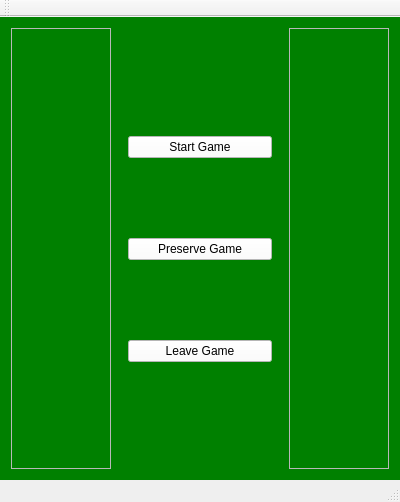
<?xml version="1.0" encoding="UTF-8"?>
<ui version="4.0">
 <class>QtGameClass</class>
 <widget class="QMainWindow" name="QtGameClass">
  <property name="geometry">
   <rect>
    <x>0</x>
    <y>0</y>
    <width>400</width>
    <height>502</height>
   </rect>
  </property>
  <property name="maximumSize">
   <size>
    <width>400</width>
    <height>16777215</height>
   </size>
  </property>
  <property name="windowTitle">
   <string>QtGameMainWindow</string>
  </property>
  <widget class="QWidget" name="centralWidget">
   <property name="styleSheet">
    <string notr="true">QWidget#centralWidget{background:green}</string>
   </property>
   <layout class="QVBoxLayout" name="verticalLayout">
    <property name="spacing">
     <number>0</number>
    </property>
    <property name="leftMargin">
     <number>0</number>
    </property>
    <property name="topMargin">
     <number>0</number>
    </property>
    <property name="rightMargin">
     <number>0</number>
    </property>
    <property name="bottomMargin">
     <number>0</number>
    </property>
    <item>
     <widget class="QWidget" name="widget" native="true">
      <layout class="QHBoxLayout" name="horizontalLayout">
       <item>
        <widget class="QFrame" name="frame">
         <property name="maximumSize">
          <size>
           <width>100</width>
           <height>16777215</height>
          </size>
         </property>
         <property name="frameShape">
          <enum>QFrame::StyledPanel</enum>
         </property>
         <property name="frameShadow">
          <enum>QFrame::Raised</enum>
         </property>
        </widget>
       </item>
       <item>
        <widget class="QWidget" name="widget_2" native="true">
         <property name="maximumSize">
          <size>
           <width>200</width>
           <height>16777215</height>
          </size>
         </property>
         <layout class="QVBoxLayout" name="verticalLayout_2">
          <item>
           <spacer name="verticalSpacer_3">
            <property name="orientation">
             <enum>Qt::Vertical</enum>
            </property>
            <property name="sizeHint" stdset="0">
             <size>
              <width>20</width>
              <height>74</height>
             </size>
            </property>
           </spacer>
          </item>
          <item>
           <widget class="MyButton" name="pushButton">
            <property name="styleSheet">
             <string notr="true">QWidget#pushButton{background:white}</string>
            </property>
            <property name="text">
             <string>Start Game</string>
            </property>
           </widget>
          </item>
          <item>
           <spacer name="verticalSpacer">
            <property name="orientation">
             <enum>Qt::Vertical</enum>
            </property>
            <property name="sizeType">
             <enum>QSizePolicy::Minimum</enum>
            </property>
            <property name="sizeHint" stdset="0">
             <size>
              <width>23</width>
              <height>74</height>
             </size>
            </property>
           </spacer>
          </item>
          <item>
           <widget class="MyButton" name="pushButton_2">
            <property name="styleSheet">
             <string notr="true">QWidget#pushButton_2{background:white}</string>
            </property>
            <property name="text">
             <string>Preserve Game</string>
            </property>
           </widget>
          </item>
          <item>
           <spacer name="verticalSpacer_2">
            <property name="orientation">
             <enum>Qt::Vertical</enum>
            </property>
            <property name="sizeType">
             <enum>QSizePolicy::Minimum</enum>
            </property>
            <property name="sizeHint" stdset="0">
             <size>
              <width>20</width>
              <height>74</height>
             </size>
            </property>
           </spacer>
          </item>
          <item>
           <widget class="MyButton" name="pushButton_3">
            <property name="styleSheet">
             <string notr="true">QWidget#pushButton_3{background:white}</string>
            </property>
            <property name="text">
             <string>Leave Game</string>
            </property>
           </widget>
          </item>
          <item>
           <spacer name="verticalSpacer_4">
            <property name="orientation">
             <enum>Qt::Vertical</enum>
            </property>
            <property name="sizeHint" stdset="0">
             <size>
              <width>20</width>
              <height>74</height>
             </size>
            </property>
           </spacer>
          </item>
         </layout>
        </widget>
       </item>
       <item>
        <widget class="QFrame" name="frame_2">
         <property name="maximumSize">
          <size>
           <width>100</width>
           <height>16777215</height>
          </size>
         </property>
         <property name="frameShape">
          <enum>QFrame::StyledPanel</enum>
         </property>
         <property name="frameShadow">
          <enum>QFrame::Raised</enum>
         </property>
        </widget>
       </item>
      </layout>
     </widget>
    </item>
   </layout>
  </widget>
  <widget class="QMenuBar" name="menuBar">
   <property name="geometry">
    <rect>
     <x>0</x>
     <y>0</y>
     <width>400</width>
     <height>21</height>
    </rect>
   </property>
  </widget>
  <widget class="QToolBar" name="mainToolBar">
   <attribute name="toolBarArea">
    <enum>TopToolBarArea</enum>
   </attribute>
   <attribute name="toolBarBreak">
    <bool>false</bool>
   </attribute>
  </widget>
  <widget class="QStatusBar" name="statusBar"/>
 </widget>
 <layoutdefault spacing="6" margin="11"/>
 <customwidgets>
  <customwidget>
   <class>MyButton</class>
   <extends>QPushButton</extends>
   <header location="global">MyButton.h</header>
  </customwidget>
 </customwidgets>
 <resources>
  <include location="QtGameMainWindow.qrc"/>
 </resources>
 <connections>
  <connection>
   <sender>pushButton</sender>
   <signal>pressed()</signal>
   <receiver>QtGameClass</receiver>
   <slot>do_it_pressed()</slot>
   <hints>
    <hint type="sourcelabel">
     <x>275</x>
     <y>159</y>
    </hint>
    <hint type="destinationlabel">
     <x>340</x>
     <y>0</y>
    </hint>
   </hints>
  </connection>
  <connection>
   <sender>pushButton_3</sender>
   <signal>clicked()</signal>
   <receiver>QtGameClass</receiver>
   <slot>closegame()</slot>
   <hints>
    <hint type="sourcelabel">
     <x>240</x>
     <y>361</y>
    </hint>
    <hint type="destinationlabel">
     <x>239</x>
     <y>-15</y>
    </hint>
   </hints>
  </connection>
 </connections>
 <slots>
  <slot>do_it_pressed()</slot>
  <slot>closegame()</slot>
 </slots>
</ui>
